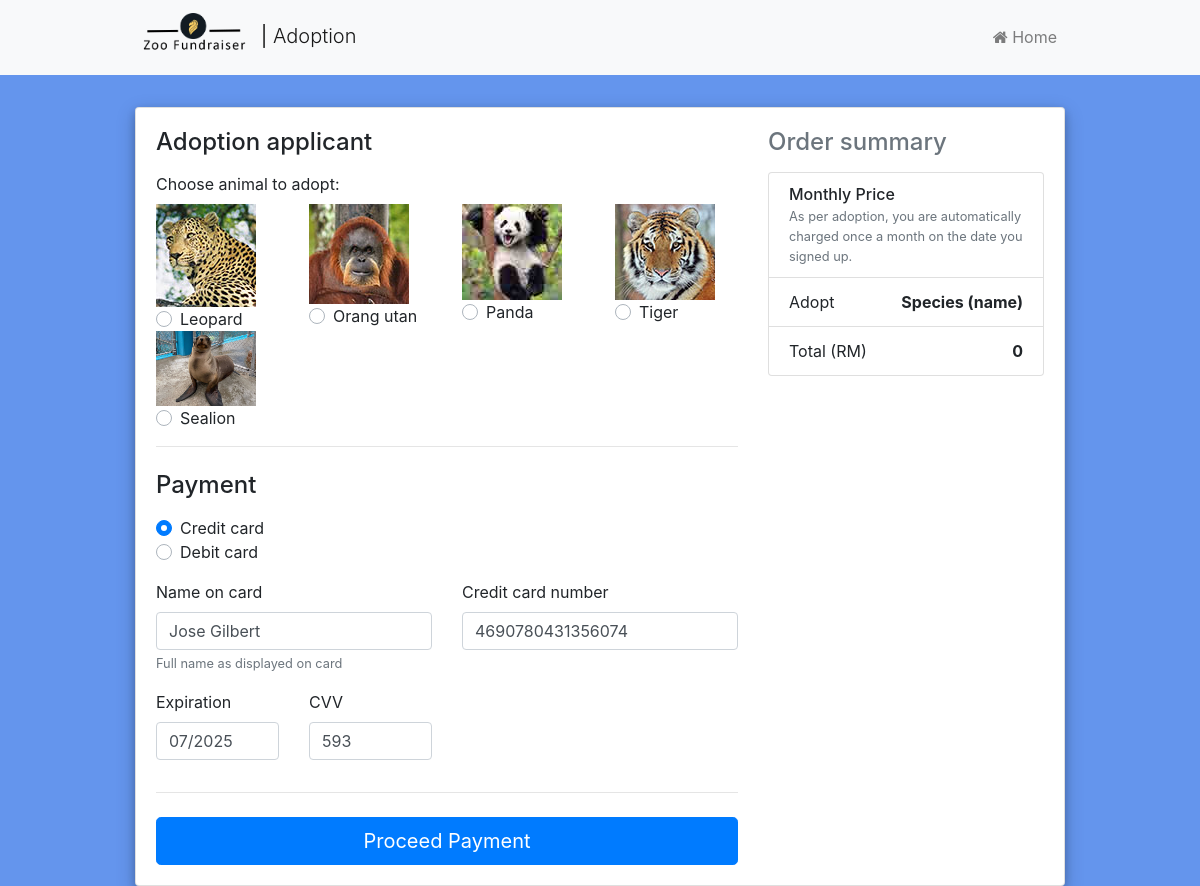
Screenshot of /source/adopt-now.php with the database file from the repository.
### tables this page shows
CREATE TABLE `animal` (
  `animal_id` int(5) NOT NULL,
  `animal_name` varchar(20) NOT NULL,
  `animal_species` varchar(50) NOT NULL,
  `annual_adoption_price` int(10) NOT NULL,
  `animal_photo` varchar(255) NOT NULL
);

### source/adopt-now.php (the view, shortened to what this page needs)
<?php
require_once "config.php";
?>
<!DOCTYPE html>
<html lang="en">
<head>
	<link href="../css/bootstrap-4.3.1.css" rel="stylesheet">
	<link rel="stylesheet" href="https://cdnjs.cloudflare.com/ajax/libs/font-awesome/4.7.0/css/font-awesome.min.css">
	<link href="../css/form-validation.css" rel="stylesheet">
	<link href="../css/album.css" rel="stylesheet">
</head>
<body>
	<nav class="navbar navbar-expand-lg navbar-light bg-light ">
		<div class="container">
			<a class="navbar-brand"href="main.php"><img src="../images/logo.png" style="width:120px"> &#124; <span class="lead">Adoption</span></a>
			<ul class="navbar-nav ml-auto">
				<li><a class="nav-link" href="./adoption.php"><span class="fa fa-home"></span> Home</a>
				</li>
			</ul>
		</div>
	</nav>
	<div class="container" style="margin-top: 2em">
		<div class="card" style="width: 100%;">
			<div class="card-body">
				<div class="row">
					<div class="col-md-4 order-md-2 mb-4">
						<h4 class="d-flex justify-content-between align-items-center mb-3">
            <span class="text-muted">Order summary</span>
          </h4>
						<ul class="list-group mb-3">
							<li class="list-group-item d-flex justify-content-between lh-condensed">
								<div>
									<h6 class="my-0">Monthly Price</h6>
									<small class="text-muted">As per adoption, you are automatically charged once a month on the date you signed up.</small>
								</div>
							</li>
							<li class="list-group-item d-flex justify-content-between">
								<span>Adopt</span>
								<strong id="animalDetails">Species (name)</strong>
							</li>
							<li class="list-group-item d-flex justify-content-between">
								<span>Total (RM)</span>
								<strong id="totalPrice">0</strong>
							</li>
						</ul>
					</div>
					<div class="col-md-8 order-md-1">
						<h4 class="mb-3">Adoption applicant</h4>
						<form name="myForm" onSubmit="validateForm()" method="post">
							<div class="mb-3">
								<label for="animal">Choose animal to adopt:</label>
								<div class="row" id="radioAnimal">
									<?php
										$query = "SELECT * FROM animal";
										$result = mysqli_query($link, $query);
										 while($row = mysqli_fetch_array($result)) {
											 if ( $result -> num_rows > 0) {
												 $animal_name 		= $row[ "animal_name" ];
												 $animal_species 	= $row[ "animal_species" ];
												 $animal_photo		= $row[ "animal_photo" ];
												 echo '<div class="col-md-3">';
												 echo '<img src="'.$animal_photo.'" alt="Animal image" style="width:100px;">';
												 echo '<br>';
												 echo '<div class="custom-control custom-radio">';
												 echo '<label class="custom-control-label" for="'.$animal_name.'" >'.$animal_species.'</label>';
												 echo '</div>';
												 echo '</div>';
											 }
										 }
									?>
								</div>
							</div>
							<hr class="mb-4">
							<h4 class="mb-3">Payment</h4>
							<div class="d-block my-3">
								<div class="custom-control custom-radio">
									<label class="custom-control-label" for="credit">Credit card</label>
								</div>
								<div class="custom-control custom-radio">
									<label class="custom-control-label" for="debit">Debit card</label>
								</div>
							</div>
							<div class="row">
								<div class="col-md-6 mb-3">
									<label for="cc-name">Name on card</label>
									<input type="text" class="form-control" id="cc-name" placeholder="" required value="Jose Gilbert">
									<small class="text-muted">Full name as displayed on card</small>
								</div>
								<div class="col-md-6 mb-3">
									<label for="cc-number">Credit card number</label>
									<input type="text" class="form-control" id="cc-number" placeholder="" required value="4690780431356074">
								</div>
							</div>
							<div class="row">
								<div class="col-md-3 mb-3">
									<label for="cc-expiration">Expiration</label>
									<input type="text" class="form-control" id="cc-expiration" placeholder="" required value="07/2025">
								</div>
								<div class="col-md-3 mb-3">
									<label for="cc-expiration">CVV</label>
									<input type="text" class="form-control" id="cc-cvv" placeholder="" required value="593">
								</div>
							</div>
							<hr class="mb-4">
							<button class="btn btn-primary btn-lg btn-block" onClick="return confirm('Are you sure?n\You won't be able to go back to this page.')" name="proceedPayment">Proceed Payment</button>
						</form>
					</div>
				</div>
			</div>
		</div>
	</div>
</body>
</html>

### css/form-validation.css (style rules this page uses)
.container { max-width: 960px; }
.lh-condensed { line-height: 1.25; }

### css/album.css (style rules this page uses)
:root { --jumbotron-padding-y: 3rem; }

### source/adopt-now.php (style rules this page uses)
body { background-color: cornflowerblue; }
div.card { box-shadow: 0 4px 8px 0 rgba(0, 0, 0, 0.2), 0 6px 20px 0 rgba(0, 0, 0, 0.19); }

### rows the page displays
animal: animal_photo (picture), animal_species "Leopard"
animal: animal_photo (picture), animal_species "Orang utan"
animal: animal_photo (picture), animal_species "Panda"
animal: animal_photo (picture), animal_species "Tiger"
animal: animal_photo (picture), animal_species "Sealion"
